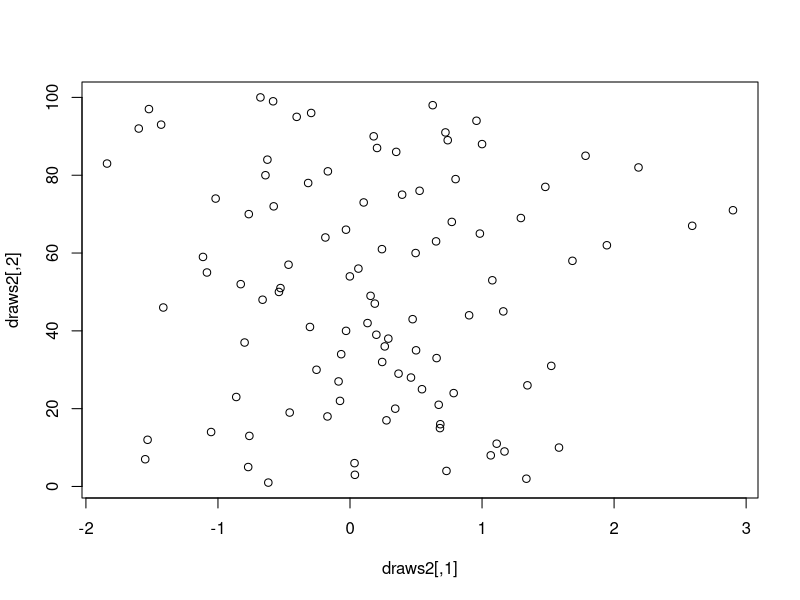
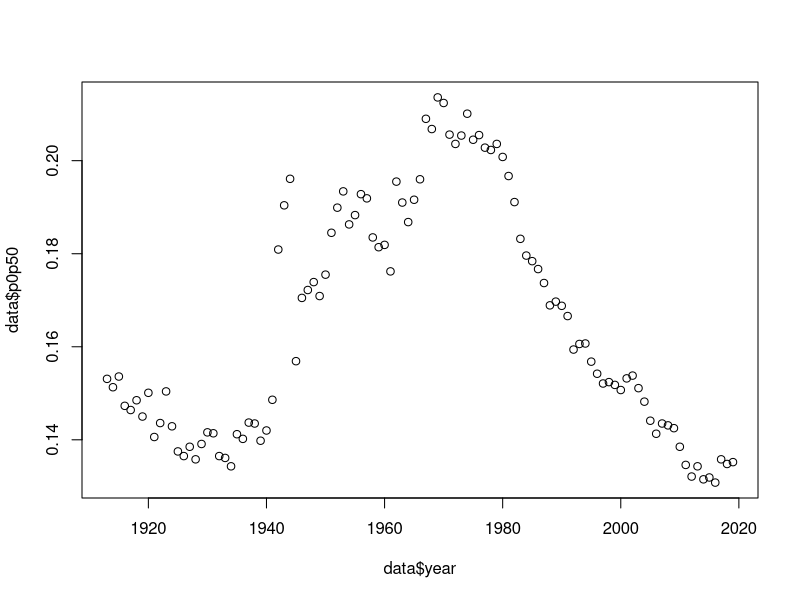
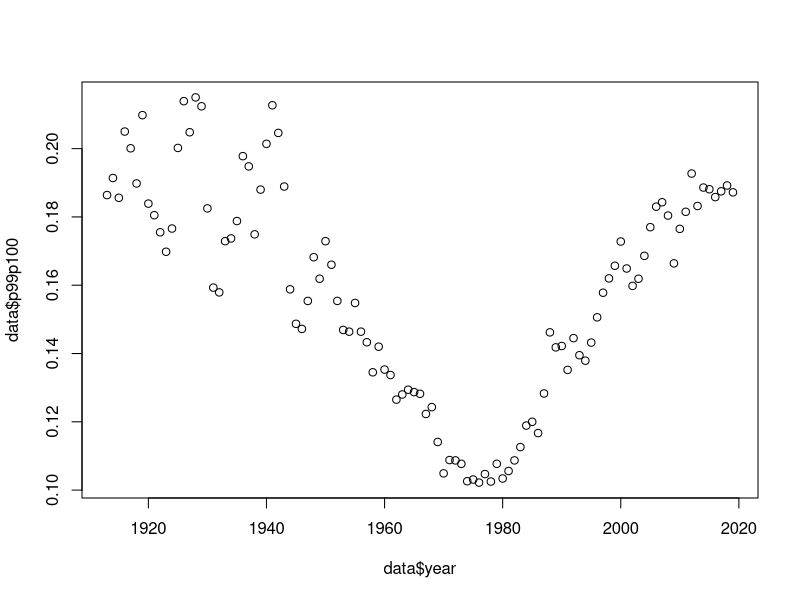
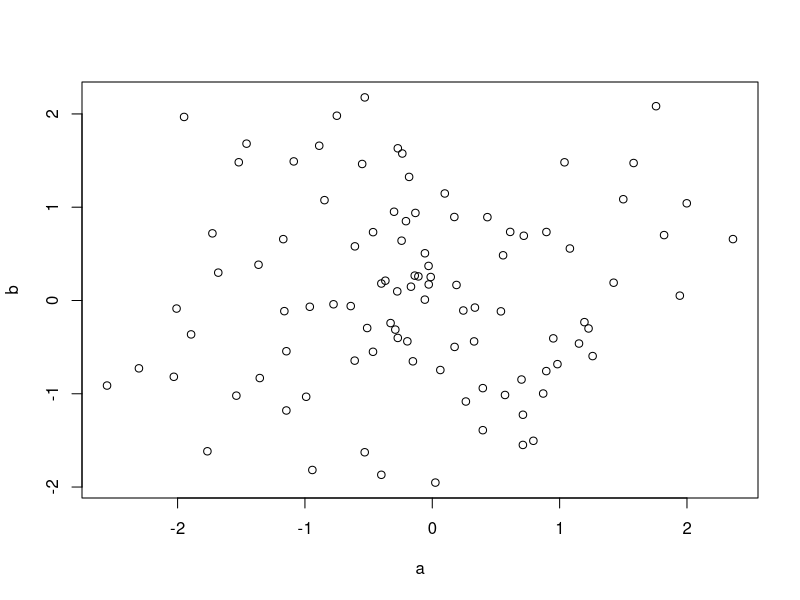
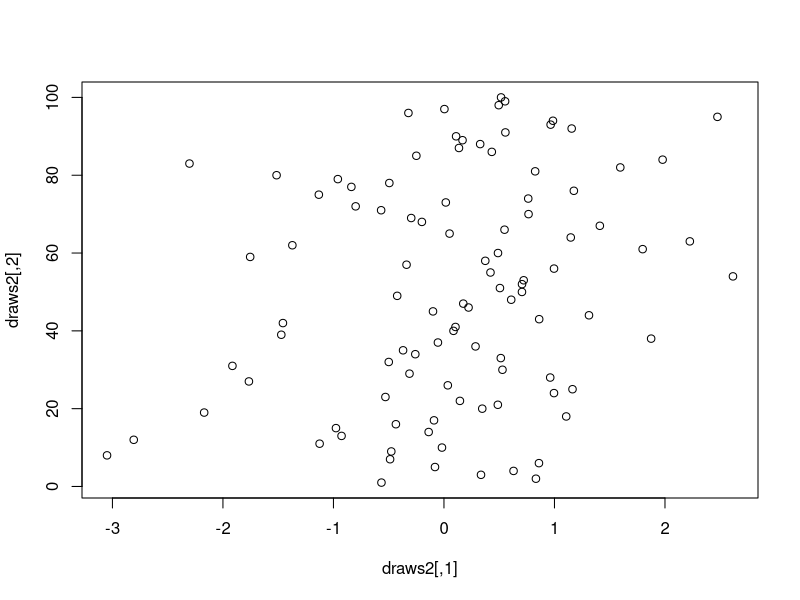
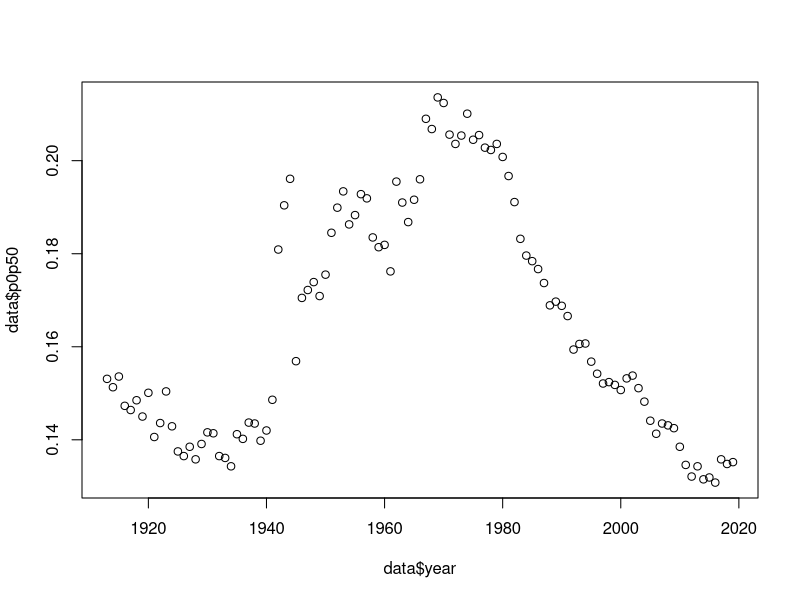
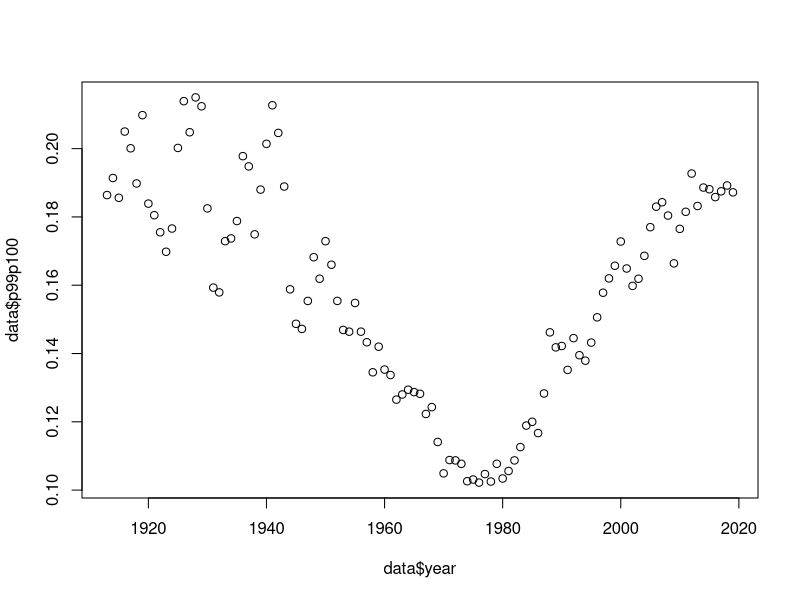

Reproduce these figures in R, in order.
## ---- chunk 1

## ---- chunk 2
d <- rnorm(100)
print(head(d))
e <- seq.int(1,100)
## ---- chunk 3
draws2 <- cbind(c(d),c(e))
print(tail(draws2))
## ---- chunk 4
plot(draws2)
## ---- chunk 5
d[3] <- 100
print(d[1:5])
## ---- chunk 6
getwd()
## ---- chunk 7
setwd("~/Desktop/econ117_pset1_folder")
## ---- chunk 8
list.files()
## ---- chunk 9
data <- read.csv("income_shares_USA.csv")
names(data)
## ---- chunk 10
plot(data$year,data$p0p50)
## ---- chunk 11
plot(data$year,data$p99p100)
## ---- chunk 12

## ---- chunk 13
#=======================================================
#
# Econ 117 Spring 2022
# Author: Nicholas Ryan & John Eric Humphries
#         edited January 2022 by Vladimir Smirnyagin
#
# Notes: This script is a simple script to practice opening
#        and running R scripts (i.e. files that end in .R)
#        in Rstudio And a few exercises to get used to Rstudio.
#
#========================================================

#==========
# Simple variable assignment and math
#==========
x <- 2      # define variable x and set it equal to 2
y <- 3      # define variable y and set it equal to 3
z <- x + y  # define z as the sum of x and y
print(z)    # print your results

#==========
# Generating Random Numbers
#==========
a <- rnorm(100)  # generate a vector of 100  random numbers
head(a)          # show the first 6 entries in a
b <- rnorm(100)  # generate another vector of 100 random numbers


draws <- cbind(a,b) # creates a matrix containg the a and b vectors as columns.

#========
# Checking plots
#========
plot(draws)     # plot draws.


#===========
#  Additional Tasks
#===========

#  --- 1 ----
#  After you have run this code, take a screen shot (or a photo) of your screen showing Rstudio,
#        this code, and the plot it produced

# --- 2 ---
# create a new vector "d" of 100 random numbers
# Print the the first 6 values using the head() command and include them in your pset
# create a new vector "e" that contains the numbers 1 to 100 (hint, use ":" or the "seq()" commands)
d <- rnorm(100)
print(head(d))
e <- seq.int(1,100)

# --- 3 ---
# create a new matrix "draws2" containing  the vectors "d" and "e" as columns.
# Print the last 6 rows using the tail() command and include them in your pset
draws2 <- cbind(c(d),c(e))
print(tail(draws2))

# --- 4 ---
# plot draws 2, save the figure and include it in your pset.
# Note you can save or copy the file using the "Export" button above the plot.       
plot(draws2)

# --- 5 ---
# Replace the third entry in the vector "d" with the number "100"
# Print the first five values of d and include in your pset
d[3] <- 100
print(d[1:5])
# --- 6 ---
# Save this R script with your answers to 1-5 above and submit it with pset 1.
## ---- chunk 14
#=======================================================
#
# Econ 117 Lessons on working directory, Spring 2022.
# Authors: Jaime Arellano-Bover and Vladimir Smirnyagin
#
# Notes: This is a simple script meant to understand the
#         concept of working directory, how to set it up,
#         how to load a data set from it and produce simple graphs
#========================================================

# Whenever you want to load a data set, R will need to know
# which is the folder in our computer where it should look for the
# file. When working with R, we set up a "working directory". The
# working directory is the folder in which R looks for files to
# load (and where it saves output such as figures). The questions
# below will familiarize you with using a working directory.
#===========
#  Tasks
#===========

# --- 1 ----
# Even if you haven't specified one yet, R has a default working directory.
# At any time you can figure out which is your current working directory
# using the getwd() command. Print your current working directory using
# the getwd() command and include it in your pset.
getwd()
# --- 2 ----
# As you can see in the previous question, the working directory is
# indexed by a path. A path is a sequence of folders that
# lead up to a given folder. Using the setwd() command, make the folder
# econ117_pset1_folder your new working directory.
# [hint: when writing the path inside the brackets of setwd()
# you should use quotation marks ""]
# [hint: In Rstudio you can choose Session -> Set Working Directory -> Choose Directory
# to choose a working directory by hand. This will also run the
# corresponding setwd() command.]
setwd("~/Desktop/econ117_pset1_folder")


# --- 3 ----
# Download the data file income_shares_USA.csv from the 
# Problem Set 1 page under assignments.  Move
# this file to the folder econ117_pset1_folder. The list.files()
# command allows you to list all the files in your working directory.
# Use the list.files() command to print the contents of your working
# directory and include it in your pset...!!!!!!!!!!!!!!!!!!!!!!!!!!!!!!!!!!!!!!!!!!!!!!!!!!!!!!!!!!!!!!!!
list.files()

# --- 4 ----
# Load the income_shares_USA.csv data set from Canvas using
# the read.csv() command. # [Hint: this can also be done with the "Import Dataset" 
# button in the "Environment" tab of Rstudio, and will generate the command as well.]
# [Hint: you can assign a name to you dataset by typing
# dataset_name <- read.csv(), where "dataset_name" is a name of your choice].
# Print the list of variable names
# of the data set using the names() command and include it in your pset...!!!!!!!!!!!!!!!!!!!!!!!!!!!!!!!!!!!!!!!!!!!!!!!!!!!!!!!!!!!!!!!!
# DATASOURCE: https://wid.world/data/
data <- read.csv("income_shares_USA.csv")
names(data)


# --- 5 ---
# Using plot() command, produce a plot of the income share accounted for by the
# bottom 50% of the income distribution (variable p0p50) over years. Save the graph and 
# include it in your pset. [Hint: you can plot variable X of dataset "dataset_name"
# against variable Y by typing plot(dataset_name$Y,dataset_name$X)].
# [Hint: you can save the graph by clicking "Export" button located right above the graph.]
# Describe what happened with the share of income accounted for by the poorest Americans
# over the last 50 years (1 sentence).
plot(data$year,data$p0p50)
# In the last 50 years, the share of income accounted for by the poorest Americans has been decreasing.

# --- 6 ---
# Produce a plot of the income share accounted for by the
# top 1% of the income distribution (variable p99p100). Save the graph and 
# include it in your pset.  
# Describe what happened with the share of income accounted for by the richest Americans
# over the last 50 years (1 sentence).
plot(data$year,data$p99p100)
# In the last 50 years, the share of income accounted for by the richest Americans has been increasing. 

# --- 7 ---
# Using max 3 sentences, describe what you think happened with income inequality
# in the US over the last 50 years. Refer to the results you obtained in (5) and (6)
# while answering this question.

# I think that income inequality has been increasing over the last 50 years in the US according to the data. This 
# is because the poorest Americans have been receiving decreasing share of income while the richest Americans
# have been receiving increasing share of income. 
# --- 8 ---
# Save this R script with your answers to 1-7 above and submit it with pset 1.
# All done. 
